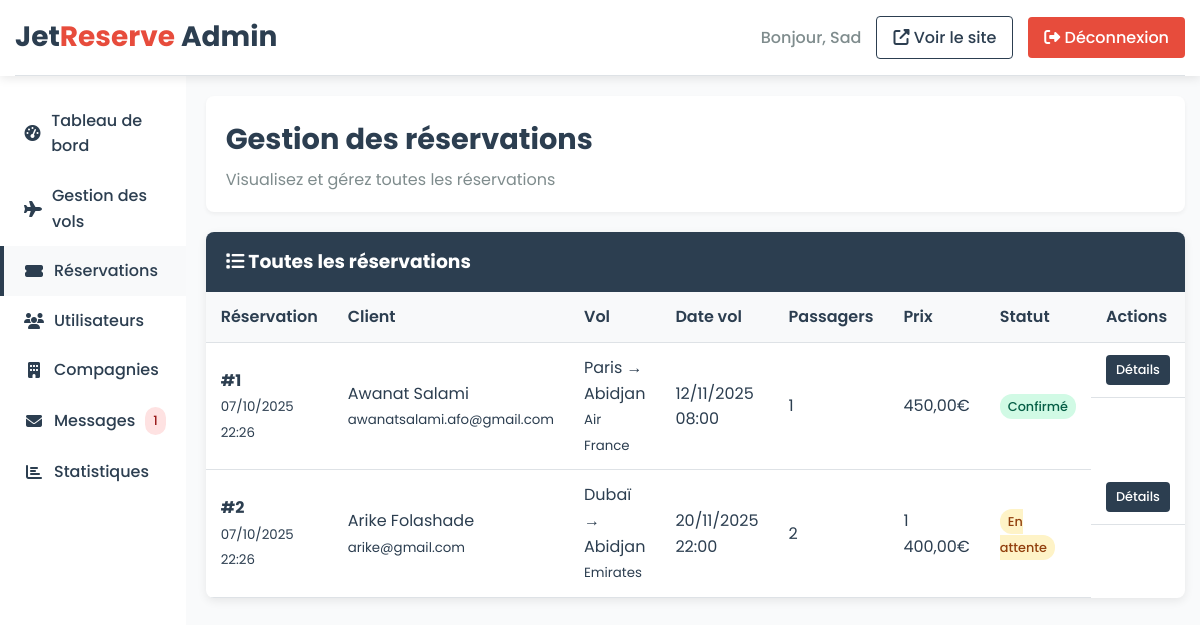
Before: /dashboard/gestion_reservations.php (signed in) with the older database file.
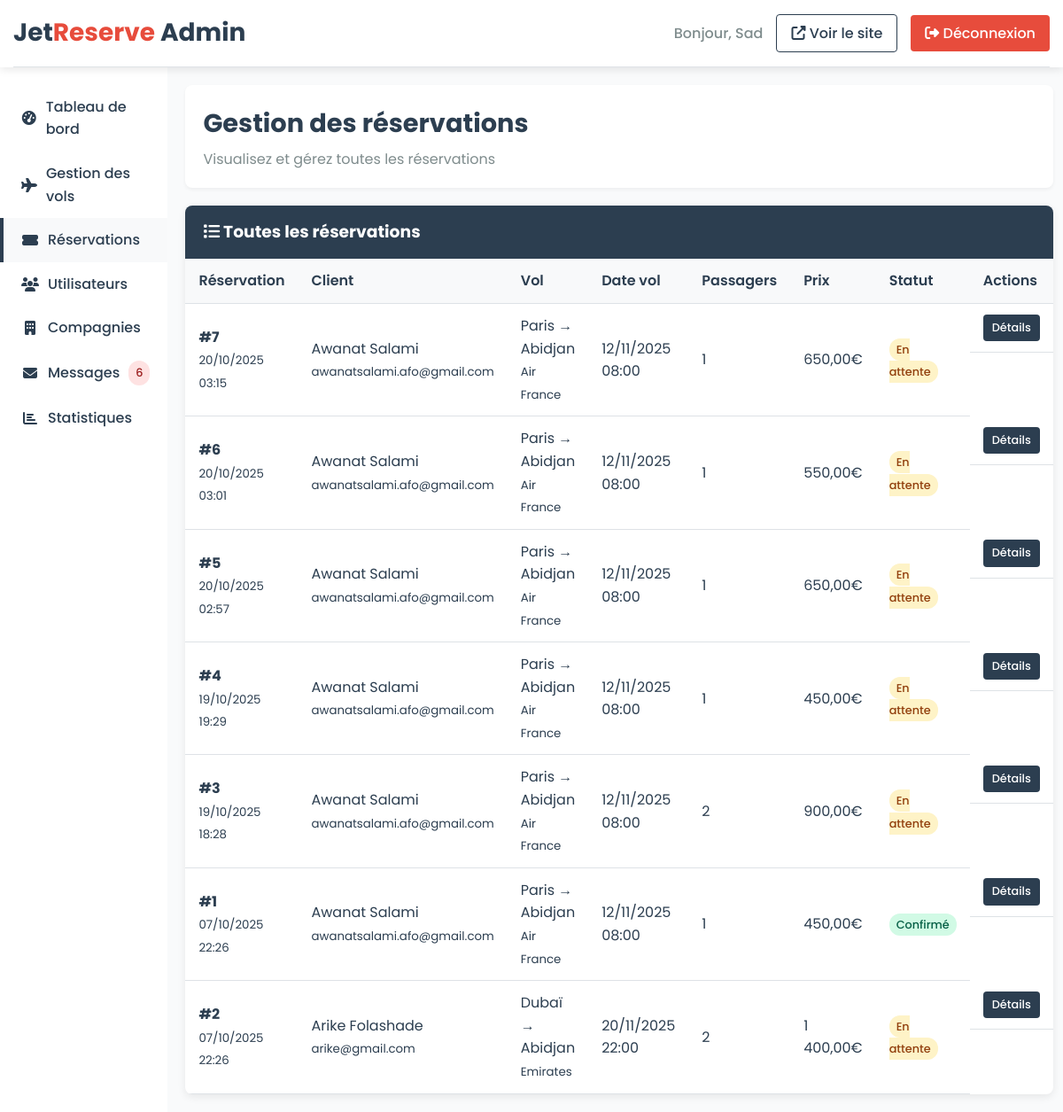
After: the same page with the newer database file.
### tables this page shows
CREATE TABLE IF NOT EXISTS `reservations` (
  `id_reservation` int(11) NOT NULL AUTO_INCREMENT,
  `id_user` int(11) NOT NULL,
  `id_vol` int(11) NOT NULL,
  `statut` enum('confirmé','en attente','annulé') DEFAULT 'en attente',
  `date_reservation` timestamp NULL DEFAULT CURRENT_TIMESTAMP,
  `nombre_passagers` int(11) DEFAULT '1',
  `prix_total` decimal(10,2) DEFAULT NULL,
  PRIMARY KEY (`id_reservation`),
  KEY `id_user` (`id_user`),
  KEY `id_vol` (`id_vol`)
);

CREATE TABLE IF NOT EXISTS `users` (
  `id_user` int(11) NOT NULL AUTO_INCREMENT,
  `nom` varchar(50) NOT NULL,
  `prenom` varchar(50) NOT NULL,
  `email` varchar(100) NOT NULL,
  `telephone` varchar(20) DEFAULT NULL,
  `password` varchar(255) NOT NULL,
  `role` enum('client','admin') DEFAULT 'client',
  `statut` enum('actif','inactif') NOT NULL,
  `date_creation` timestamp NULL DEFAULT CURRENT_TIMESTAMP,
  PRIMARY KEY (`id_user`),
  UNIQUE KEY `email` (`email`)
);

CREATE TABLE IF NOT EXISTS `vols` (
  `id_vol` int(11) NOT NULL AUTO_INCREMENT,
  `id_compagnie` int(11) NOT NULL,
  `id_avion` int(11) NOT NULL,
  `depart` varchar(50) NOT NULL,
  `arrivee` varchar(50) NOT NULL,
  `date_depart` datetime NOT NULL,
  `date_arrivee` datetime NOT NULL,
  `prix` decimal(10,2) NOT NULL,
  `escales` int(11) DEFAULT '0',
  `classe` enum('économique','affaires','première') DEFAULT 'économique',
  `numero_vol` varchar(10) DEFAULT NULL,
  `places_disponibles` int(11) DEFAULT NULL,
  PRIMARY KEY (`id_vol`),
  KEY `id_compagnie` (`id_compagnie`),
  KEY `id_avion` (`id_avion`)
);

CREATE TABLE IF NOT EXISTS `compagnies` (
  `id_compagnie` int(11) NOT NULL AUTO_INCREMENT,
  `nom_compagnie` varchar(100) NOT NULL,
  `code_compagnie` varchar(10) NOT NULL,
  `pays` varchar(100) NOT NULL,
  PRIMARY KEY (`id_compagnie`),
  UNIQUE KEY `code_compagnie` (`code_compagnie`)
);

### dashboard/includes/check_admin.php (called while the page is built, shortened)
<?php
require_once __DIR__ . '/../../includes/db.php';
try {
    $stmt = $pdo->prepare("SELECT COUNT(*) as total FROM reservations WHERE statut = 'en attente'");
    $stmt->execute();
    $reservations_attente = $stmt->fetch(PDO::FETCH_ASSOC)['total'];
} catch (PDOException $e) {
    $total_clients = 0;
    $total_reservations = 0;
    $total_vols = 0;
    $chiffre_affaires = 0;
    $reservations_attente = 0;
}
?>

### dashboard/gestion_reservations.php (the view, shortened to what this page needs)
<?php include 'includes/header.php'; ?>
<div class="admin-container">
    <?php include 'includes/sidebar.php'; ?>
    <main class="admin-content">
        <div class="content-header">
            <h1 class="page-title">Gestion des réservations</h1>
            <p class="page-subtitle">Visualisez et gérez toutes les réservations</p>
        </div>
        <div class="data-table">
            <div class="table-header">
                <h3 style="margin: 0; color: white;">
                    <i class="fas fa-list"></i> Toutes les réservations
                </h3>
            </div>
            <?php
            try {
                $stmt = $pdo->prepare("
                    SELECT r.*, v.depart, v.arrivee, v.date_depart,
                           c.nom_compagnie, u.prenom, u.nom, u.email
                    FROM reservations r
                    JOIN vols v ON r.id_vol = v.id_vol
                    JOIN compagnies c ON v.id_compagnie = c.id_compagnie
                    JOIN users u ON r.id_user = u.id_user
                    ORDER BY r.date_reservation DESC
                ");
                $stmt->execute();
                $reservations = $stmt->fetchAll(PDO::FETCH_ASSOC);
                if ($reservations) {
                    echo '<table>';
                    echo '<thead>';
                    echo '<tr>';
                    echo '<th>Réservation</th>';
                    echo '<th>Client</th>';
                    echo '<th>Vol</th>';
                    echo '<th>Date vol</th>';
                    echo '<th>Passagers</th>';
                    echo '<th>Prix</th>';
                    echo '<th>Statut</th>';
                    echo '<th>Actions</th>';
                    echo '</tr>';
                    echo '</thead>';
                    echo '<tbody>';
                    foreach ($reservations as $reservation) {
                        echo '<tr>';
                        echo '<td>';
                        echo '<strong>#' . $reservation['id_reservation'] . '</strong><br>';
                        echo '<small>' . date('d/m/Y H:i', strtotime($reservation['date_reservation'])) . '</small>';
                        echo '</td>';
                        echo '<td>';
                        echo htmlspecialchars($reservation['prenom'] . ' ' . $reservation['nom']) . '<br>';
                        echo '<small>' . htmlspecialchars($reservation['email']) . '</small>';
                        echo '</td>';
                        echo '<td>' . htmlspecialchars($reservation['depart'] . ' → ' . $reservation['arrivee']) . '<br>';
                        echo '<small>' . htmlspecialchars($reservation['nom_compagnie']) . '</small></td>';
                        echo '<td>' . date('d/m/Y H:i', strtotime($reservation['date_depart'])) . '</td>';
                        echo '<td>' . $reservation['nombre_passagers'] . '</td>';
                        echo '<td>' . number_format($reservation['prix_total'], 2, ',', ' ') . '€</td>';
                        echo '<td><span class="badge badge-' . ($reservation['statut'] == 'confirmé' ? 'success' : ($reservation['statut'] == 'en attente' ? 'warning' : 'danger')) . '">' . ucfirst($reservation['statut']) . '</span></td>';
                        echo '<td class="action-buttons">';
                        echo '<a href="gestion_reservations.php?action=view&id=' . $reservation['id_reservation'] . '" class="btn btn-primary btn-sm">Détails</a>';
                        echo '</td>';
                        echo '</tr>';
                    }
                    echo '</tbody>';
                    echo '</table>';
                } else {
                    echo '<div style="padding: 20px; text-align: center; color: var(--secondary);">Aucune réservation trouvée.</div>';
                }
            } catch (PDOException $e) {
                echo '<div style="padding: 20px; text-align: center; color: var(--danger);">Erreur: ' . $e->getMessage() . '</div>';
            }
            ?>
        </div>
    </main>
</div>
</body>
</html>

### dashboard/includes/header.php (shortened to what this page needs)
<?php include 'check_admin.php'; ?>
<!DOCTYPE html>
<html lang="fr">
<head>
    <link rel="stylesheet" href="https://cdnjs.cloudflare.com/ajax/libs/font-awesome/6.4.0/css/all.min.css">
</head>
<body>
    <header class="admin-header">
        <div class="container">
            <div class="header-top">
                <a href="index.php" class="logo">Jet<span>Reserve</span> Admin</a>
                <div class="admin-info">
                    <span class="user-welcome">Bonjour, <?php echo $_SESSION['prenom']; ?></span>
                    <a href="../index.php" class="btn btn-outline" target="_blank">
                        <i class="fas fa-external-link-alt"></i> Voir le site
                    </a>
                    <a href="../vge64/deconnexion.php" class="btn btn-danger">
                        <i class="fas fa-sign-out-alt"></i> Déconnexion
                    </a>
                </div>
            </div>
        </div>
    </header>

### dashboard/includes/sidebar.php
<nav class="admin-sidebar">
    <ul class="sidebar-menu">
        <li class="menu-item <?php echo basename($_SERVER['PHP_SELF']) == 'index.php' ? 'active' : ''; ?>">
            <a href="index.php" class="menu-link">
                <i class="fas fa-tachometer-alt"></i>
                Tableau de bord
            </a>
        </li>
        <li class="menu-item <?php echo basename($_SERVER['PHP_SELF']) == 'gestion_vols.php' ? 'active' : ''; ?>">
            <a href="gestion_vols.php" class="menu-link">
                <i class="fas fa-plane"></i>
                Gestion des vols
            </a>
        </li>
        <li class="menu-item <?php echo basename($_SERVER['PHP_SELF']) == 'gestion_reservations.php' ? 'active' : ''; ?>">
            <a href="gestion_reservations.php" class="menu-link">
                <i class="fas fa-ticket-alt"></i>
                Réservations
            </a>
        </li>
        <li class="menu-item <?php echo basename($_SERVER['PHP_SELF']) == 'gestion_utilisateurs.php' ? 'active' : ''; ?>">
            <a href="gestion_utilisateurs.php" class="menu-link">
                <i class="fas fa-users"></i>
                Utilisateurs
            </a>
        </li>
        <li class="menu-item <?php echo basename($_SERVER['PHP_SELF']) == 'gestion_compagnies.php' ? 'active' : ''; ?>">
            <a href="gestion_compagnies.php" class="menu-link">
                <i class="fas fa-building"></i>
                Compagnies
            </a>
        </li>
        <li class="menu-item <?php echo basename($_SERVER['PHP_SELF']) == 'messages.php' ? 'active' : ''; ?>">
            <a href="messages.php" class="menu-link">
                <i class="fas fa-envelope"></i>
                Messages
                <span class="badge badge-danger"><?php echo $reservations_attente; ?></span>
            </a>
        </li>
        <li class="menu-item <?php echo basename($_SERVER['PHP_SELF']) == 'statistiques.php' ? 'active' : ''; ?>">
            <a href="statistiques.php" class="menu-link">
                <i class="fas fa-chart-bar"></i>
                Statistiques
            </a>
        </li>
    </ul>
</nav>

### dashboard/includes/header.php (style rules this page uses)
:root { --primary: #2c3e50; --secondary: #7f8c8d; --success: #27ae60; --danger: #e74c3c; --warning: #f39c12; --info: #3498db; --light: #f8f9fa; --dark: #2c3e50; --white: #ffffff; --gray: #7f8c8d; --light-gray: #f9fafb; --border-color: #dee2e6; }
* { margin: 0; padding: 0; box-sizing: border-box; }
body { font-family: 'Poppins', sans-serif; background-color: var(--light-gray); color: var(--dark); line-height: 1.6; }
.container { width: 100%; max-width: 1400px; margin: 0 auto; padding: 0 15px; }
.admin-header { background-color: var(--white); box-shadow: 0 2px 10px rgba(0, 0, 0, 0.1); position: sticky; top: 0; z-index: 1000; }
.header-top { display: flex; justify-content: space-between; align-items: center; padding: 15px 0; border-bottom: 1px solid var(--border-color); }
.logo { font-size: 28px; font-weight: 700; color: var(--primary); text-decoration: none; }
.logo span { color: var(--danger); }
.admin-info { display: flex; align-items: center; gap: 15px; }
.user-welcome { color: var(--secondary); font-weight: 500; }
.btn { padding: 8px 16px; border-radius: 4px; font-weight: 500; cursor: pointer; transition: all 0.3s ease; border: none; font-family: 'Poppins', sans-serif; text-decoration: none; display: inline-block; text-align: center; }
.btn-outline { background-color: transparent; border: 1px solid var(--primary); color: var(--primary); }
.btn-primary { background-color: var(--primary); color: var(--white); }
.btn-danger { background-color: var(--danger); color: var(--white); }
.admin-container { display: flex; min-height: calc(100vh - 80px); }
.admin-sidebar { width: 250px; background: var(--white); box-shadow: 2px 0 5px rgba(0,0,0,0.1); padding: 20px 0; }
.sidebar-menu { list-style: none; }
.menu-item { padding: 12px 20px; border-left: 4px solid transparent; transition: all 0.3s ease; }
.menu-item.active { background: var(--light); border-left-color: var(--primary); }
.menu-link { color: var(--dark); text-decoration: none; display: flex; align-items: center; gap: 10px; font-weight: 500; }
.menu-link i { width: 20px; text-align: center; }
.admin-content { flex: 1; padding: 20px; background: var(--light-gray); }
.content-header { background: var(--white); padding: 20px; border-radius: 8px; margin-bottom: 20px; box-shadow: 0 2px 4px rgba(0,0,0,0.05); }
.page-title { color: var(--primary); margin-bottom: 5px; font-size: 1.8rem; }
.page-subtitle { color: var(--secondary); font-size: 1rem; }
.data-table { background: var(--white); border-radius: 8px; overflow: hidden; box-shadow: 0 3px 10px rgba(0,0,0,0.08); }
.table-header { background: var(--primary); color: var(--white); padding: 15px 20px; }
table { width: 100%; border-collapse: collapse; }
th, td { padding: 12px 15px; text-align: left; border-bottom: 1px solid var(--border-color); }
th { background: var(--light); font-weight: 600; color: var(--dark); }
.badge { padding: 4px 8px; border-radius: 12px; font-size: 0.8rem; font-weight: 500; }
.badge-success { background: #d1fae5; color: #065f46; }
.badge-warning { background: #fef3c7; color: #92400e; }
.badge-danger { background: #fee2e2; color: #991b1b; }
.action-buttons { display: flex; gap: 5px; }
.btn-sm { padding: 5px 10px; font-size: 0.8rem; }

Changed rows visible on the page:
added reservations: id_reservation "7", date_reservation "20/10/2025 03:15", id_user.nom "Awanat Salami", id_user.email "awanatsalami.afo@gmail.com", id_vol.arrivee "Paris → Abidjan", compagnies.nom_compagnie "Air France", id_vol.date_depart "12/11/2025 08:00", nombre_passagers "1", prix_total "650,00", statut "En attente"
added reservations: id_reservation "6", date_reservation "20/10/2025 03:01", id_user.nom "Awanat Salami", id_user.email "awanatsalami.afo@gmail.com", id_vol.arrivee "Paris → Abidjan", compagnies.nom_compagnie "Air France", id_vol.date_depart "12/11/2025 08:00", nombre_passagers "1", prix_total "550,00", statut "En attente"
added reservations: id_reservation "5", date_reservation "20/10/2025 02:57", id_user.nom "Awanat Salami", id_user.email "awanatsalami.afo@gmail.com", id_vol.arrivee "Paris → Abidjan", compagnies.nom_compagnie "Air France", id_vol.date_depart "12/11/2025 08:00", nombre_passagers "1", prix_total "650,00", statut "En attente"
added reservations: id_reservation "4", date_reservation "19/10/2025 19:29", id_user.nom "Awanat Salami", id_user.email "awanatsalami.afo@gmail.com", id_vol.arrivee "Paris → Abidjan", compagnies.nom_compagnie "Air France", id_vol.date_depart "12/11/2025 08:00", nombre_passagers "1", prix_total "450,00", statut "En attente"
added reservations: id_reservation "3", date_reservation "19/10/2025 18:28", id_user.nom "Awanat Salami", id_user.email "awanatsalami.afo@gmail.com", id_vol.arrivee "Paris → Abidjan", compagnies.nom_compagnie "Air France", id_vol.date_depart "12/11/2025 08:00", nombre_passagers "2", prix_total "900,00", statut "En attente"
Other visible differences:
$reservations_attente: "1" → "6"
